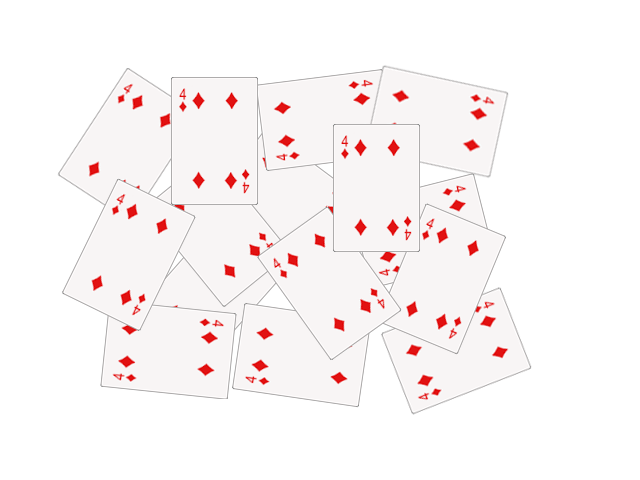
#> input picture cv2/data/cards.png, 640 x 480 px
$ python test5.py   (older library calls are emulated)
#> lines starting #> are read from the running program, lines starting #| are printed output that depends on the picture; after the words box and inside, x2 and y2 are one past the last pixel; in counts of white or black regions, pixels touching at a corner belong together
#encoding:utf-8
import cv2
import numpy as np

org = cv2.imread('../data/cards.png')
#> org is the input picture: shape (480, 640, 3); mean B, G, R 245.8, 245.8, 250.7
imgray = cv2.cvtColor(org, cv2.COLOR_BGR2GRAY)
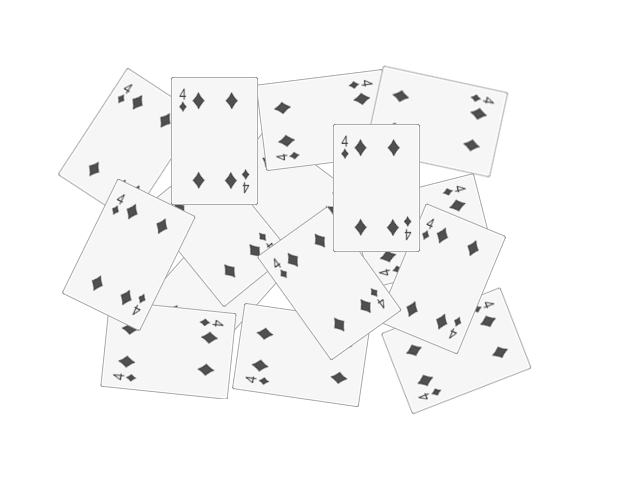
#> imgray: shape (480, 640); min 67, max 255, mean 247.3
cv2.imshow('imgray', imgray)

# 白色背景
ret, threshold = cv2.threshold(imgray, 244, 255, cv2.THRESH_BINARY_INV)   # 将黑白颜色反转
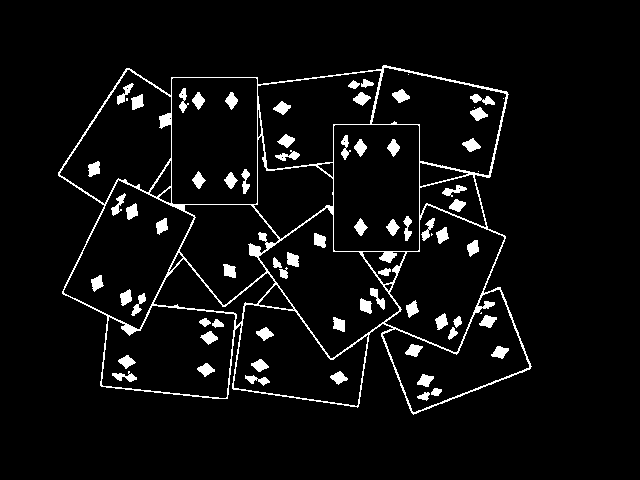
#> threshold: shape (480, 640); 5.3% white; 73 white regions (7 under 20 px)
cv2.imshow('after threshold', threshold)

image, contours, hierarchy = cv2.findContours(threshold, cv2.RETR_TREE, cv2.CHAIN_APPROX_SIMPLE)
#> contours = 106 contours, 16 with area under 20; largest, box (x1, y1, x2, y2) and area: (58, 65, 532, 415) 128483, (333, 124, 420, 252) 10914, (171, 77, 258, 205) 10914, (63, 179, 195, 330) 10742, (258, 207, 400, 359) 10274

areas = list()
for i, cnt in enumerate(contours):
    areas.append((i, cv2.contourArea(cnt)))
#> this loop made 106 passes
#> cnt on passes 2, 22, 25, 44, 47: [[292, 309], [293, 308], [294, 309], [293, 310]], [[481, 312], [480, 313], [481, 313]], [[168, 271], [169, 270], [170, 271], [169, 272]], [[431, 233], [431, 235], [432, 234]], [[427, 229], [428, 228], [429, 229], [428, 230]]
#> after the loop, areas = 106 pairs, first value 0 to 105, second value 0 to 128483

a2 = sorted(areas, key=lambda d: d[1], reverse=True)  # 按面积大小，从小到大排序
#> a2 has the same summary as areas
cv2.waitKey(0)


for i, are in a2:
    if are < 150:
        continue
    img22 = org.copy()   # 逐个contour显示
    cv2.drawContours(img22, contours, i, (0, 0, 255), 3)
    print(i ,are)

    cv2.imshow('drawContours', img22)
    k = cv2.waitKey(500)
    if k == ord('q'):
        break
#> this loop made 1 pass; (key q is pressed on pass 1)
#> are on pass 1: 128483
#| 0 128483.0
#> pass 1, `cv2.imshow('drawContours', img22)`:
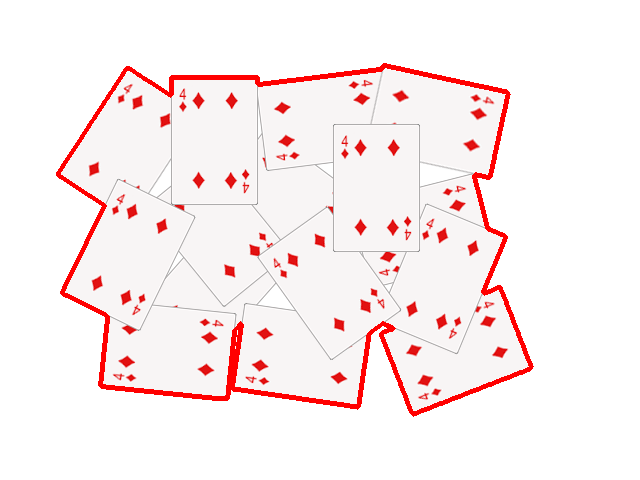
#> window 'drawContours': shape (480, 640, 3); mean B, G, R 239, 239, 251.2

# 获取最大或某个contour，剪切
idx = a2[1][0]
#> idx = 65
mask = np.zeros_like(org)
cv2.drawContours(mask, contours, idx, (0, 255, 0), -1)
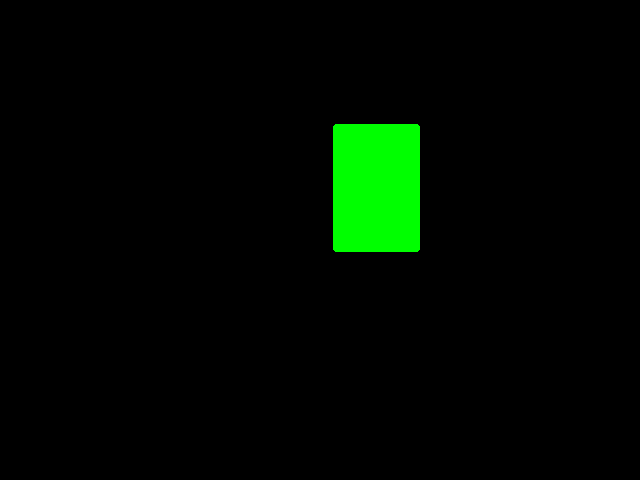
#> mask: shape (480, 640, 3); mean of channels 0, 1, 2 0, 9.2, 0; drawn as B, G, R
out = np.zeros_like(org)
out[mask == 255] = org[mask == 255]
cv2.imshow('out', out)


idx = a2[4][0]
#> idx = 29
x, y, w, h = cv2.boundingRect(contours[idx])
#> x = 258; y = 207; w = 142; h = 152
roi = org[y: y + h, x: x + w]
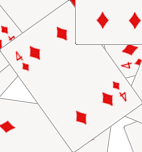
#> roi: shape (152, 142, 3); mean B, G, R 232.5, 232.5, 244.9
cv2.imshow('roi', roi)

cv2.waitKey(0)

cv2.destroyAllWindows()
